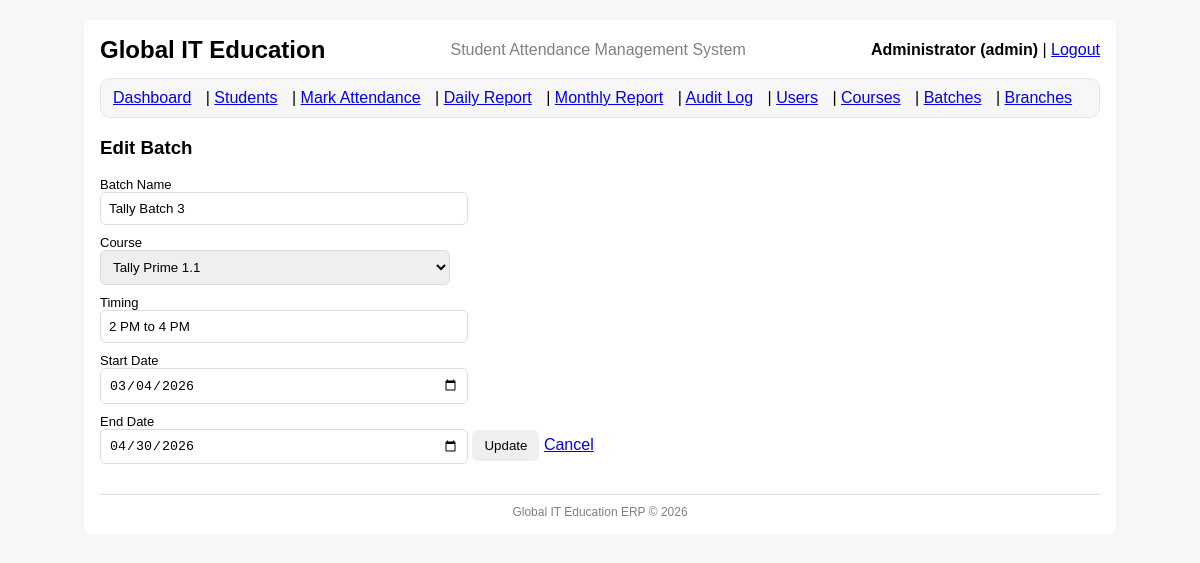
Page /batches/1/edit (signed in) on the earlier database version.
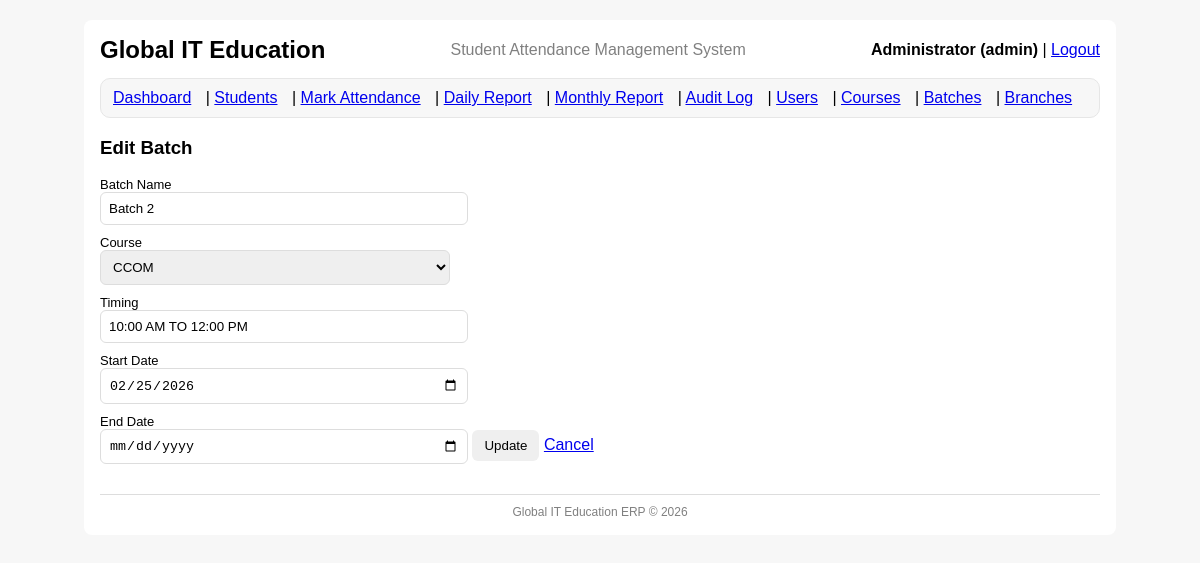
Same page on the later database version.
### tables this page shows
CREATE TABLE batches (
            id INTEGER PRIMARY KEY AUTOINCREMENT,
            batch_name TEXT NOT NULL,
            course_id INTEGER NOT NULL,
            start_date TEXT,
            end_date TEXT,
            timing TEXT,
            is_active INTEGER NOT NULL DEFAULT 1,
            UNIQUE(batch_name, course_id),
            FOREIGN KEY(course_id) REFERENCES courses(id) ON DELETE RESTRICT
        );

CREATE TABLE courses (
            id INTEGER PRIMARY KEY AUTOINCREMENT,
            course_name TEXT NOT NULL UNIQUE,
            duration TEXT,
            fee REAL,
            is_active INTEGER NOT NULL DEFAULT 1
        );

### app.py (the view, shortened to what this page needs)
@app.route("/batches/<int:batch_id>/edit", methods=["GET", "POST"])
@admin_required
def batch_edit(batch_id):
    conn = get_conn()
    cur = conn.cursor()
    cur.execute("SELECT id, course_name FROM courses WHERE is_active=1 ORDER BY course_name")
    courses = cur.fetchall()
    cur.execute("SELECT * FROM batches WHERE id=?", (batch_id,))
    batch = cur.fetchone()
    if not batch:
        conn.close()
        flash("Batch not found.", "danger")
        return redirect(url_for("batches"))
    conn.close()
    return render_template("batch_form.html", batch=batch, courses=courses)

### auth.py (called while the page is built)
def admin_required(view_func):
    @wraps(view_func)
    def wrapper(*args, **kwargs):
        if "user_id" not in session:
            flash("Please login first.", "danger")
            return redirect(url_for("login"))
        if session.get("role") != "admin":
            flash("Admin access required.", "danger")
            return redirect(url_for("dashboard"))
        return view_func(*args, **kwargs)
    return wrapper

### db.py (called while the page is built)
def get_conn():
    conn = sqlite3.connect(DB_PATH)
    conn.row_factory = sqlite3.Row
    conn.execute("PRAGMA foreign_keys = ON;")
    return conn

### templates/batch_form.html
{% extends "base.html" %}
{% block content %}
<h3>Edit Batch</h3>
<form method="post">
  <label>Batch Name</label>
  <input name="batch_name" required value="{{ batch.batch_name }}">
  <label>Course</label>
  <select name="course_id" required>
    {% for c in courses %}
      <option value="{{ c.id }}" {% if c.id == batch.course_id %}selected{% endif %}>
        {{ c.course_name }}
      </option>
    {% endfor %}
  </select>
  <label>Timing</label>
  <input name="timing" value="{{ batch.timing or '' }}">
  <label>Start Date</label>
  <input type="date" name="start_date" value="{{ batch.start_date or '' }}">
  <label>End Date</label>
  <input type="date" name="end_date" value="{{ batch.end_date or '' }}">
  <button type="submit">Update</button>
  <a href="{{ url_for('batches') }}">Cancel</a>
</form>
{% endblock %}

Differences in the rows shown:
changed batches: batch_name "Tally Batch 3" → "Batch 2"; course_id "Tally Prime 1.1" → "CCOM"; timing "2 PM to 4 PM" → "10:00 AM TO 12:00 PM"; start_date "03/04/2026" → "02/25/2026"; end_date "04/30/2026" → (not shown)
